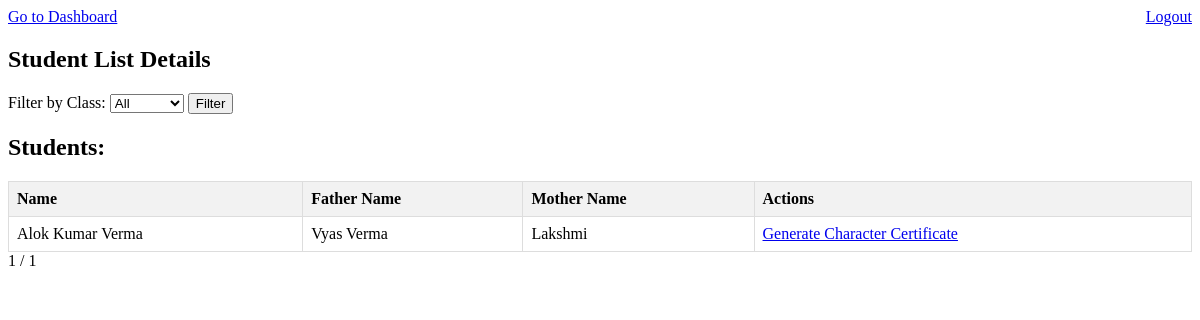
The app's page /student_detail_char_cert/student_detail_char_cert/ (signed in), older data.
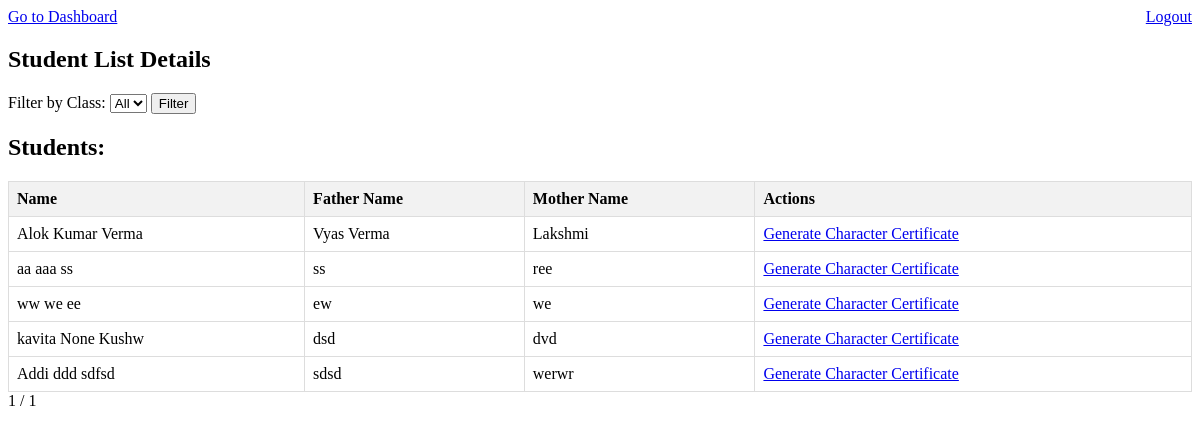
The same page, newer data.
### admissionapp/models.py (models this page shows, shortened)
class AdmissionForm(models.Model):
    first_name = models.CharField(max_length=50)
    middle_name = models.CharField(max_length=50, blank=True,)
    last_name = models.CharField(max_length=50, blank=True,)
    father_name = models.CharField(max_length=100)
    mother_name = models.CharField(max_length=100)
    photo = models.ImageField(upload_to='admission_photos/')
    marks_10th = models.DecimalField(max_digits=5, decimal_places=2)
    marks_12th = models.DecimalField(max_digits=5, decimal_places=2)
    admission_batch = models.CharField(max_length=20)
    school_details_12th = models.TextField()
    school_details_10th = models.TextField()
    address = models.TextField()
    pass_out_year_12th = models.IntegerField()
    pass_out_year_10th = models.IntegerField()
    admission_date = models.DateField()
    caste = models.CharField(max_length=20)
    roll_number_12th = models.CharField(max_length=20)
    roll_number_10th = models.CharField(max_length=20)
    aadhar_number = models.CharField(max_length=12, unique=True)
    mobile_number = models.CharField(max_length=10)
    date_of_birth = models.DateField()
    subjects = models.CharField(max_length=1000)
    registration_number = models.CharField(max_length=20, blank=True,)

### character_certificate/views.py (the view)
# urls.py: path('student_detail_char_cert/', views.student_list_details, name='student_list_details'),
@login_required
def student_list_details(request):
    class_choices = AdmissionForm.objects.values_list('admission_batch', flat=True).distinct()
    selected_class = request.GET.get('class_filter')  # Get the selected class from the query parameter
    if selected_class:
        class_students = AdmissionForm.objects.filter(admission_batch=selected_class)
    else:
        class_students = AdmissionForm.objects.all()
    page = request.GET.get('page')
    paginator = Paginator(class_students, 20)  # Display 10 students per page, you can adjust this number as needed
    class_students = paginator.get_page(page)
    for student in class_students:
        student_id = student.id
    return render(request, 'character_certificate/student_details_char_cert.html', {'class_students': class_students, 'class_choices': class_choices, 'selected_class': selected_class,})

### character_certificate/templates/character_certificate/student_details_char_cert.html (shortened to what this page needs)
<!DOCTYPE html>
<a href="{% url 'dashboardpage' %}">Go to Dashboard</a>
<a href="{% url 'logout' %}?next=/loginapp/logout/" style="float: right;">Logout</a>
<html lang="en">
<head>
</head>
<body>
    <h2>Student List Details</h2>
    <form method="get">
        <label for="class_filter">Filter by Class:</label>
        <select id="class_filter" name="class_filter">
            <option value="">All</option>
        </select>
        <button type="submit">Filter</button>
    </form>
    {% if class_students %}
    <h2>Students:</h2>
    <table>
        <thead>
            <tr>
                <th>Name</th>
                <th>Father Name</th>
                <th>Mother Name</th>
                <th>Actions</th>
            </tr>
        </thead>
        <tbody>
            {% for student in class_students %}
            <tr>
                <td>{{ student.first_name }} {{ student.middle_name }} {{ student.last_name }} </td>
                <td>{{ student.father_name }}</td>
                <td>{{ student.mother_name }}</td>
                <td>
                    <a href="{% url 'view_character_certificate' student.id %}">Generate Character Certificate</a>
                </td>
            </tr>
            {% endfor %}
        </tbody>
    </table>
    {% else %}
    <p>No students found.</p>
    {% endif %}
</body>
</html>
<div class="pagination">
    <span class="step-links">
        <span class="current-page">{{ class_students.number }} / {{ class_students.paginator.num_pages }}</span>
    </span>
</div>

Row changes from the older to the newer data that the page shows:
added AdmissionForm: first_name "aa", middle_name "aaa", last_name "ss", father_name "ss", mother_name "ree"
added AdmissionForm: first_name "ww", middle_name "we", last_name "ee", father_name "ew", mother_name "we"
added AdmissionForm: first_name "kavita", middle_name "None", last_name "Kushw", father_name "dsd", mother_name "dvd"
added AdmissionForm: first_name "Addi", middle_name "ddd", last_name "sdfsd", father_name "sdsd", mother_name "werwr"
